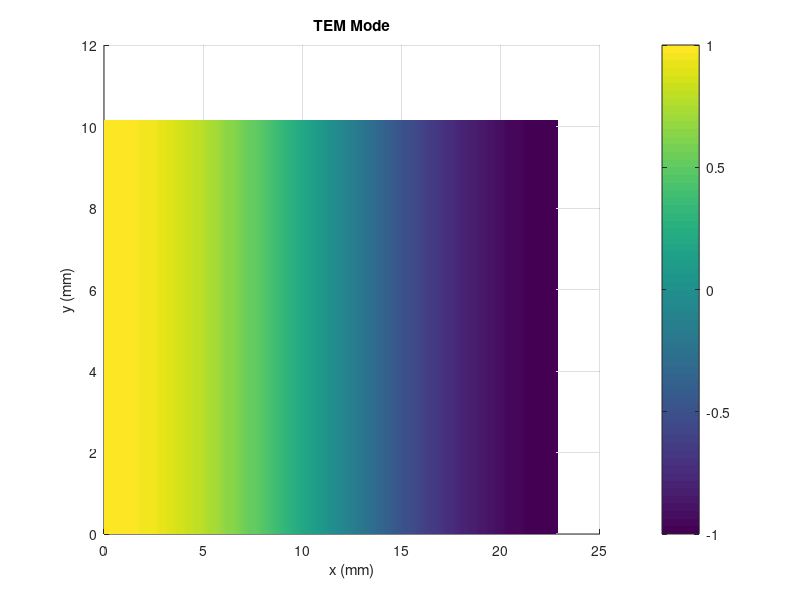
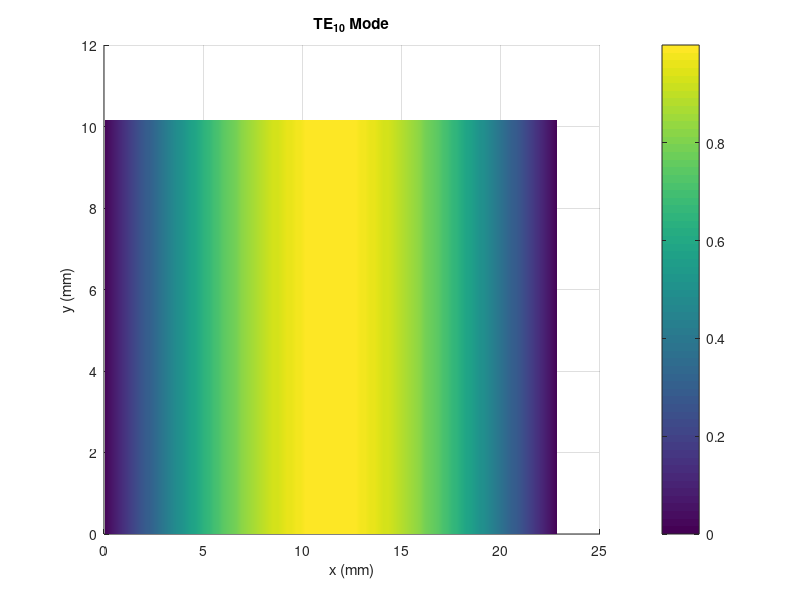
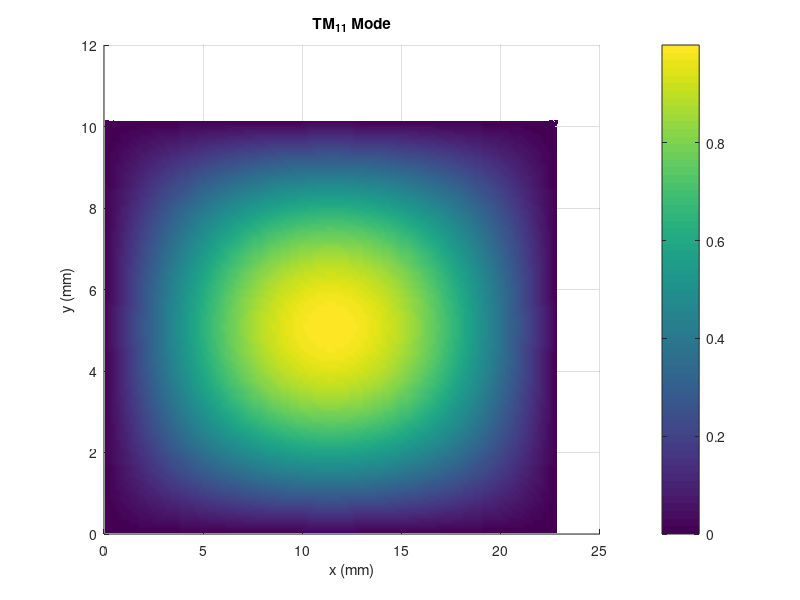

The MATLAB source for these figures, in order:
clc;
clear;
close all;

% Microwave parameters
c = 3e8;              % Speed of light
f = 10e9;             % Frequency = 10 GHz

% Rectangular waveguide dimensions
a = 22.86e-3;         % Width
b = 10.16e-3;         % Height

% Wavelength
lambda = c/f;

% Grid
x = linspace(0,a,100);
y = linspace(0,b,100);
[X,Y] = meshgrid(x,y);

%% TEM MODE
% TEM has zero cut-off frequency
fc_TEM = 0;

% Simple electric field representation
E_TEM = cos(pi*X/a);

figure;
surf(X*1000,Y*1000,E_TEM);
shading interp;
xlabel('x (mm)');
ylabel('y (mm)');
zlabel('Electric Field');
title('TEM Mode');
colorbar;
view(2);

%% TE10 MODE
m = 1;
n = 0;

fc_TE10 = (c/2)*sqrt((m/a)^2+(n/b)^2);

E_TE10 = sin(pi*X/a);

figure;
surf(X*1000,Y*1000,E_TE10);
shading interp;
xlabel('x (mm)');
ylabel('y (mm)');
zlabel('Electric Field');
title('TE_{10} Mode');
colorbar;
view(2);

%% TM11 MODE
m = 1;
n = 1;

fc_TM11 = (c/2)*sqrt((m/a)^2+(n/b)^2);

E_TM11 = sin(pi*X/a).*sin(pi*Y/b);

figure;
surf(X*1000,Y*1000,E_TM11);
shading interp;
xlabel('x (mm)');
ylabel('y (mm)');
zlabel('Electric Field');
title('TM_{11} Mode');
colorbar;
view(2);

%% Display Results
fprintf('-------------------------------------\n');
fprintf('MICROWAVE MODE ANALYSIS\n');
fprintf('-------------------------------------\n');

fprintf('Operating Frequency = %.2f GHz\n',f/1e9);
fprintf('Wavelength = %.2f mm\n\n',lambda*1000);

fprintf('TEM Cut-off Frequency  = %.2f GHz\n',fc_TEM/1e9);
fprintf('TE10 Cut-off Frequency = %.2f GHz\n',fc_TE10/1e9);
fprintf('TM11 Cut-off Frequency = %.2f GHz\n',fc_TM11/1e9);

fprintf('\nPropagation at 10 GHz:\n');

if f > fc_TE10
    fprintf('TE10 : PROPAGATING\n');
else
    fprintf('TE10 : NOT PROPAGATING\n');
end

if f > fc_TM11
    fprintf('TM11 : PROPAGATING\n');
else
    fprintf('TM11 : NOT PROPAGATING\n');
end

fprintf('TEM  : PROPAGATING (no cut-off frequency)\n');
